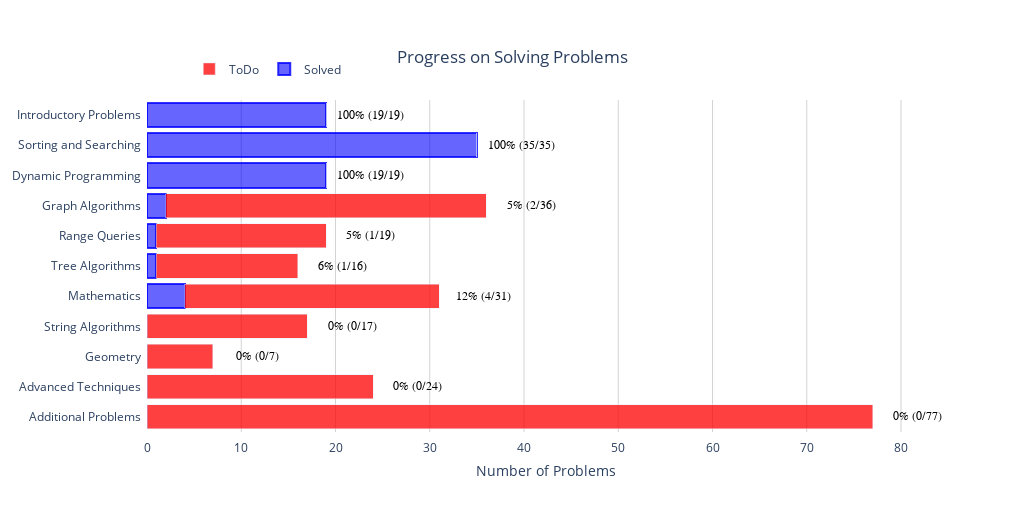

The cell this chart's notebook holds for it:
### Code cell
import pandas as pd
import plotly.graph_objects as go

df = pd.read_csv("stats.csv")

fig = go.Figure()
fig.add_trace(
    go.Bar(
        y=df.type,
        x=df.solved,
        name="Solved",
        orientation="h",
        marker=dict(
            color="rgba(0, 0, 255, 0.6)",
            line=dict(color="rgba(0, 0, 255, 0.8)", width=2),
        ),
    )
)
fig.add_trace(
    go.Bar(
        y=df.type,
        x=df.total - df.solved,
        name="ToDo",
        orientation="h",
        marker=dict(
            color="rgba(255, 0, 0, 0.75)",
        ),
    )
)
annotations = []

for y, t, s in df.values:
    annotations.append(
        dict(
            xref="x1",
            yref="y1",
            y=y,
            x=t + 4.75,
            text=f"{s * 100 // t}% ({s}/{t})",
            font=dict(family="Arial", size=12, color="black"),
            showarrow=False,
        )
    )

fig.update_layout(
    annotations=annotations,
    title=dict(
        text="Progress on Solving Problems",
        y=0.9,
        x=0.5,
        xanchor="center",
        yanchor="top",
    ),
    xaxis=dict(
        title="Number of Problems",
        mirror=True,
        showline=True,
        gridcolor="lightgrey",
    ),
    barmode="stack",
    yaxis=dict(autorange="reversed"),
    margin_pad=5,
    plot_bgcolor="white",
    legend=dict(
        orientation="h",
        yanchor="bottom",
        y=1.05,
        xanchor="right",
        x=0.25,
    ),
    width=1024,
    height=512,
)
fig.show()

fig.write_image("../res/progress.webp")

### Figure 1 — Plotly figure (JSON) as saved in the notebook; plotly's stock layout.template omitted (floating-point values rounded to 4 significant figures)
{"data": [{"marker": {"color": "rgba(0, 0, 255, 0.6)", "line": {"color": "rgba(0, 0, 255, 0.8)", "width": 2}}, "name": "Solved", "orientation": "h", "type": "bar", "x": [19, 35, 19, 2, 1, 1, 4, 0, 0, 0, 0], "y": ["Introductory Problems", "Sorting and Searching", "Dynamic Programming", "Graph Algorithms", "Range Queries", "Tree Algorithms", "Mathematics", "String Algorithms", "Geometry", "Advanced Techniques", "Additional Problems"]}, {"marker": {"color": "rgba(255, 0, 0, 0.75)"}, "name": "ToDo", "orientation": "h", "type": "bar", "x": [0, 0, 0, 34, 18, 15, 27, 17, 7, 24, 77], "y": ["Introductory Problems", "Sorting and Searching", "Dynamic Programming", "Graph Algorithms", "Range Queries", "Tree Algorithms", "Mathematics", "String Algorithms", "Geometry", "Advanced Techniques", "Additional Problems"]}], "layout": {"annotations": [{"font": {"color": "black", "family": "Arial", "size": 12}, "showarrow": false, "text": "100% (19/19)", "x": 23.75, "xref": "x", "y": "Introductory Problems", "yref": "y"}, {"font": {"color": "black", "family": "Arial", "size": 12}, "showarrow": false, "text": "100% (35/35)", "x": 39.75, "xref": "x", "y": "Sorting and Searching", "yref": "y"}, {"font": {"color": "black", "family": "Arial", "size": 12}, "showarrow": false, "text": "100% (19/19)", "x": 23.75, "xref": "x", "y": "Dynamic Programming", "yref": "y"}, {"font": {"color": "black", "family": "Arial", "size": 12}, "showarrow": false, "text": "5% (2/36)", "x": 40.75, "xref": "x", "y": "Graph Algorithms", "yref": "y"}, {"font": {"color": "black", "family": "Arial", "size": 12}, "showarrow": false, "text": "5% (1/19)", "x": 23.75, "xref": "x", "y": "Range Queries", "yref": "y"}, {"font": {"color": "black", "family": "Arial", "size": 12}, "showarrow": false, "text": "6% (1/16)", "x": 20.75, "xref": "x", "y": "Tree Algorithms", "yref": "y"}, {"font": {"color": "black", "family": "Arial", "size": 12}, "showarrow": false, "text": "12% (4/31)", "x": 35.75, "xref": "x", "y": "Mathematics", "yref": "y"}, {"font": {"color": "black", "family": "Arial", "size": 12}, "showarrow": false, "text": "0% (0/17)", "x": 21.75, "xref": "x", "y": "String Algorithms", "yref": "y"}, {"font": {"color": "black", "family": "Arial", "size": 12}, "showarrow": false, "text": "0% (0/7)", "x": 11.75, "xref": "x", "y": "Geometry", "yref": "y"}, {"font": {"color": "black", "family": "Arial", "size": 12}, "showarrow": false, "text": "0% (0/24)", "x": 28.75, "xref": "x", "y": "Advanced Techniques", "yref": "y"}, {"font": {"color": "black", "family": "Arial", "size": 12}, "showarrow": false, "text": "0% (0/77)", "x": 81.75, "xref": "x", "y": "Additional Problems", "yref": "y"}], "barmode": "stack", "height": 512, "legend": {"orientation": "h", "x": 0.25, "xanchor": "right", "y": 1.05, "yanchor": "bottom"}, "margin": {"pad": 5}, "plot_bgcolor": "white", "title": {"text": "Progress on Solving Problems", "x": 0.5, "xanchor": "center", "y": 0.9, "yanchor": "top"}, "width": 1024, "xaxis": {"gridcolor": "lightgrey", "mirror": true, "showline": true, "title": {"text": "Number of Problems"}}, "yaxis": {"autorange": "reversed"}}}
